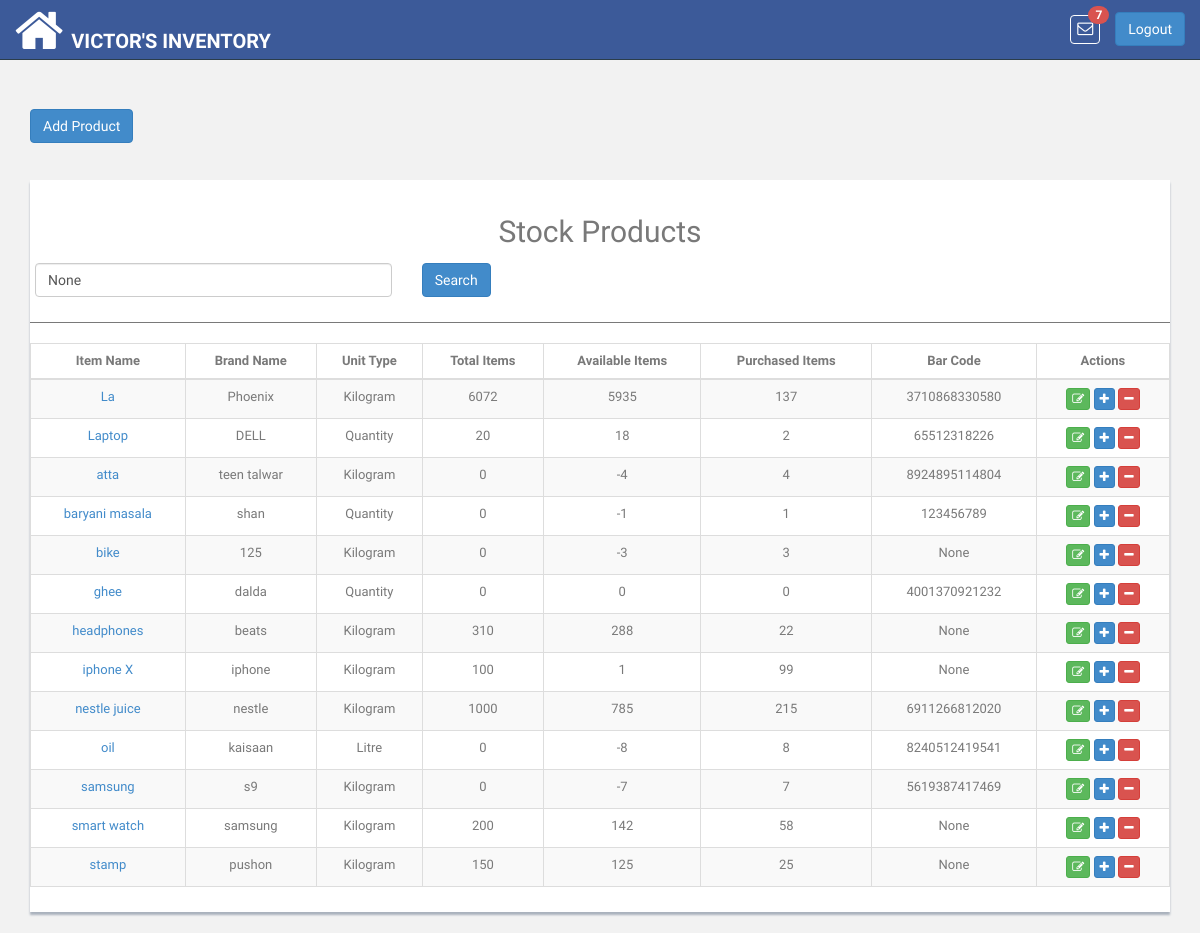
/product/stock/items/list/ (signed in), run on the app's committed database.
### pis_product/models.py (models this page shows, shortened)
class Product(models.Model):
    UNIT_TYPE_KG = 'Kilogram'
    UNIT_TYPE_GRAM = 'Gram'
    UNIT_TYPE_LITRE = 'Litre'
    UNIT_TYPE_QUANTITY = 'Quantity'
    UNIT_TYPES = (
        (UNIT_TYPE_KG, 'Kilogram'),
        (UNIT_TYPE_GRAM, 'Gram'),
        (UNIT_TYPE_LITRE, 'Litre'),
        (UNIT_TYPE_QUANTITY, 'Quantity'),
    )
    unit_type = models.CharField(
        choices=UNIT_TYPES, default=UNIT_TYPE_QUANTITY,
        blank=True, null=True, max_length=200
    )
    name = models.CharField(max_length=100, unique=True)
    brand_name = models.CharField(max_length=200, blank=True, null=True)
    retailer = models.ForeignKey(
        'pis_retailer.Retailer',
        related_name='retailer_product',on_delete=models.CASCADE
    )
    bar_code = models.CharField(max_length=13, unique=True, blank=True,
                                null=True)
    def total_items(self):
        try:
            obj_stock_in = self.stockin_product.aggregate(Sum('quantity'))
            stock_in = float(obj_stock_in.get('quantity__sum'))
        except:
            stock_in = 0
        return stock_in
    def product_available_items(self):
        try:
            obj_stock_in = self.stockin_product.aggregate(Sum('quantity'))
            stock_in = float(obj_stock_in.get('quantity__sum'))
        except:
            stock_in = 0
        try:
            obj_stock_out = self.stockout_product.aggregate(
                Sum('stock_out_quantity'))
            stock_out = float(obj_stock_out.get('stock_out_quantity__sum'))
        except:
            stock_out = 0
        return  stock_in - stock_out
    def product_purchased_items(self):
        try:
            obj_stock_out = self.stockout_product.aggregate(
                Sum('stock_out_quantity'))
            stock_out = float(obj_stock_out.get('stock_out_quantity__sum'))
        except:
            stock_out = 0
        return  stock_out

### pis_product/views.py (the view)
class StockItemList(ListView):
    template_name = 'products/stock_list.html'
    model = Product
    paginate_by = 150
    ordering = 'name'
    def dispatch(self, request, *args, **kwargs):
        if not self.request.user.is_authenticated:
            return HttpResponseRedirect(reverse('login'))
        return super(
            StockItemList, self).dispatch(request, *args, **kwargs)
    def get_queryset(self):
        queryset = self.queryset
        if not queryset:
            queryset = (
                self.request.user.retailer_user.retailer
                    .retailer_product.all()
            )
        if self.request.GET.get('name'):
            queryset = queryset.filter(
                name__icontains=self.request.GET.get('name'))
        return queryset.order_by('name')
    def get_context_data(self, **kwargs):
        context = super(StockItemList, self).get_context_data(**kwargs)
        context.update({
            'search_value_name': self.request.GET.get('name')
        })
        return context

### pis_com/templatetags/template_tags.py (called while the page is built)
@register.simple_tag
def product_notifications(retailer_id):
    return Product.objects.filter(retailer__id=retailer_id)

### templates/products/stock_list.html (shortened to what this page needs)
{% extends 'base.html' %}
{% block content %}
    <div class="col-md-12">
            <br>
            <a href="{% url 'product:add_product' retailer_id=request.user.retailer_user.retailer.id %}"><button type="button" id="add-product" class="btn btn-primary"  id="load" data-loading-text="<i class='fa fa-circle-o-notch fa-spin'></i>Processing">Add Product </button></a>
            <br><br><br>
            <div class="content-panel table-responsive">
                <table class="table table-striped table-bordered table-advance table-hover item-table">
                    <h2 class="text-center">Stock Products</h2>
                    <div class="row" style="padding: 5px">
                        <div class="col-lg-4">
                            <input type="text" class="form-control name_search" placeholder="Search by Item Name ..." value="{{ search_value_name }}">
                        </div>
                        <div class="col-lg-2">
                            <button class="btn btn-primary search">Search</button>
                        </div>
                    </div>
                    <hr>
                    <thead>
                    <tr>
                        <th class="text-center">Item Name</th>
                        <th class="text-center">Brand Name</th>
                        <th class="text-center">Unit Type</th>
                        <th class="text-center">Total Items</th>
                        <th class="text-center">Available Items</th>
                        <th class="text-center">Purchased Items</th>
                        <th class="text-center">Bar Code</th>
                        <th class="text-center">Actions</th>
                    </tr>
                    </thead>
                    <tbody class="product-table-body text-center">
                    {% for item in object_list %}
                        <tr>
                            <td><a href="{% url 'product:item_details' pk=item.id %}">{{ item.name}}</a></td>
                            <td class="#">{{ item.brand_name }}</td>
                            <td class="#">{{ item.unit_type }}</td>
                            <td>{{ item.total_items|floatformat:-2 }}</td>
                            <td>{{ item.product_available_items|floatformat:-2 }}</td>
                            <td>{{ item.product_purchased_items|floatformat:-2 }}</td>
                            <td>{{ item.bar_code }}</td>
                            <td>
                                <a href="{% url 'product:update_product' pk=item.id %}"><button class="btn btn-success btn-xs"><i class="fa fa-edit"></i></button></a>
                                <a href="{% url 'product:stockin_list' product_id=item.id %}"><button class="btn btn-primary btn-xs"><i class="fa fa-plus"></i></button></a>
                                <a href="{% url 'product:stockout_list' product_id=item.id %}"><button class="btn btn-danger btn-xs" title="Stock Out"><i class="fa fa-minus"></i></button></a>
                            </td>
                        </tr>
                    {% endfor %}
                    </tbody>
                </table>
            </div>
        </div>
{% endblock %}

### app_static/css/style.css (style rules this page uses)
body { color: #797979; background: #f2f2f2; font-family: 'Ruda', sans-serif; padding: 0px !important; margin: 0px !important; font-size:13px; }
a, a:hover, a:focus { text-decoration: none; outline: none; }
hr { margin-top: 20px; margin-bottom: 20px; border: 0; border-top: 1px solid #797979; }
.content-panel { background: #ffffff; box-shadow: 0px 3px 2px #aab2bd; padding-top: 15px; padding-bottom: 5px; }

### data on the page
Product: name "La", brand_name "Phoenix", unit_type "Kilogram", total_items "6072", product_available_items "5935", product_purchased_items "137", bar_code "3710868330580"
Product: name "Laptop", brand_name "DELL", unit_type "Quantity", total_items "20", product_available_items "18", product_purchased_items "2", bar_code "65512318226"
Product: name "atta", brand_name "teen talwar", unit_type "Kilogram", total_items "0", product_available_items "-4", product_purchased_items "4", bar_code "8924895114804"
Product: name "baryani masala", brand_name "shan", unit_type "Quantity", total_items "0", product_available_items "-1", product_purchased_items "1", bar_code "123456789"
Product: name "bike", brand_name "125", unit_type "Kilogram", total_items "0", product_available_items "-3", product_purchased_items "3", bar_code "None"
Product: name "ghee", brand_name "dalda", unit_type "Quantity", total_items "0", product_available_items "0", product_purchased_items "0", bar_code "4001370921232"
Product: name "headphones", brand_name "beats", unit_type "Kilogram", total_items "310", product_available_items "288", product_purchased_items "22", bar_code "None"
Product: name "iphone X", brand_name "iphone", unit_type "Kilogram", total_items "100", product_available_items "1", product_purchased_items "99", bar_code "None"
Product: name "nestle juice", brand_name "nestle", unit_type "Kilogram", total_items "1000", product_available_items "785", product_purchased_items "215", bar_code "6911266812020"
Product: name "oil", brand_name "kaisaan", unit_type "Litre", total_items "0", product_available_items "-8", product_purchased_items "8", bar_code "8240512419541"
Product: name "samsung", brand_name "s9", unit_type "Kilogram", total_items "0", product_available_items "-7", product_purchased_items "7", bar_code "5619387417469"
Product: name "smart watch", brand_name "samsung", unit_type "Kilogram", total_items "200", product_available_items "142", product_purchased_items "58", bar_code "None"
Product: name "stamp", brand_name "pushon", unit_type "Kilogram", total_items "150", product_available_items "125", product_purchased_items "25", bar_code "None"
